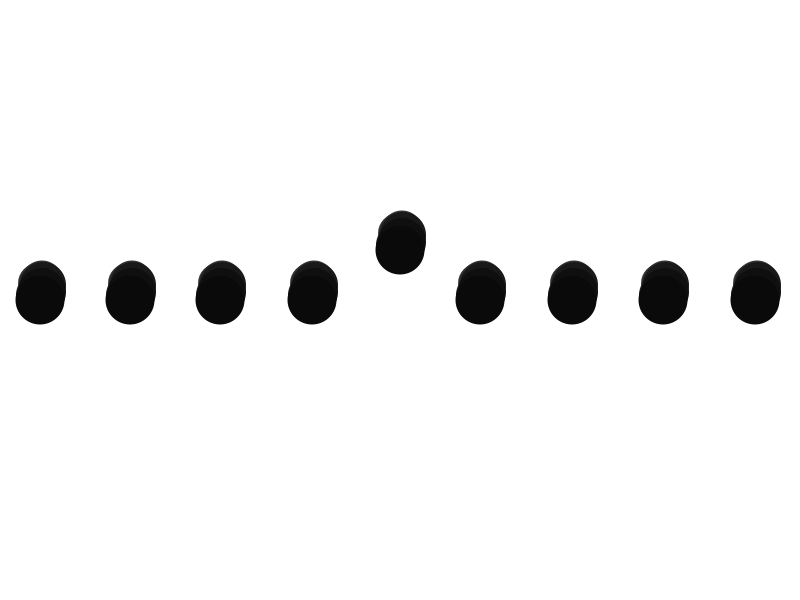
Frame 1 (no input)
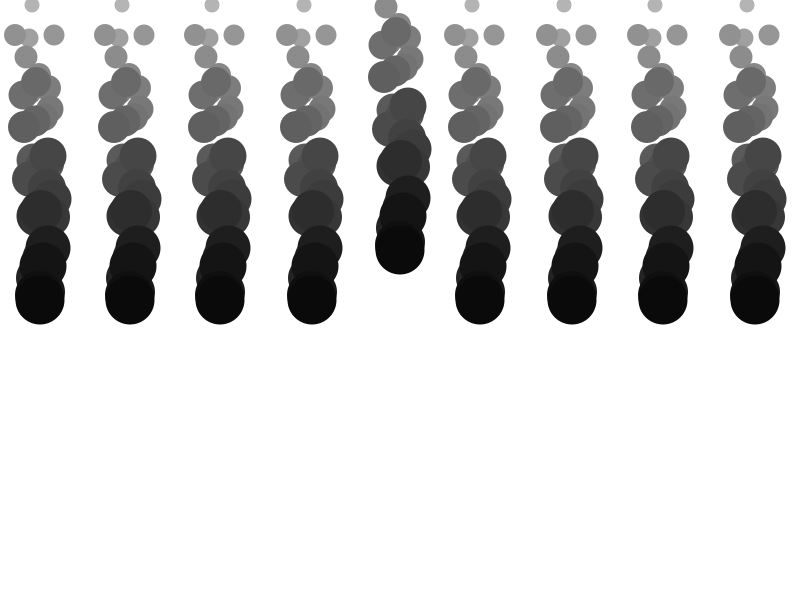
Frame 60 (the mouse pressed at the canvas centre just before this capture)
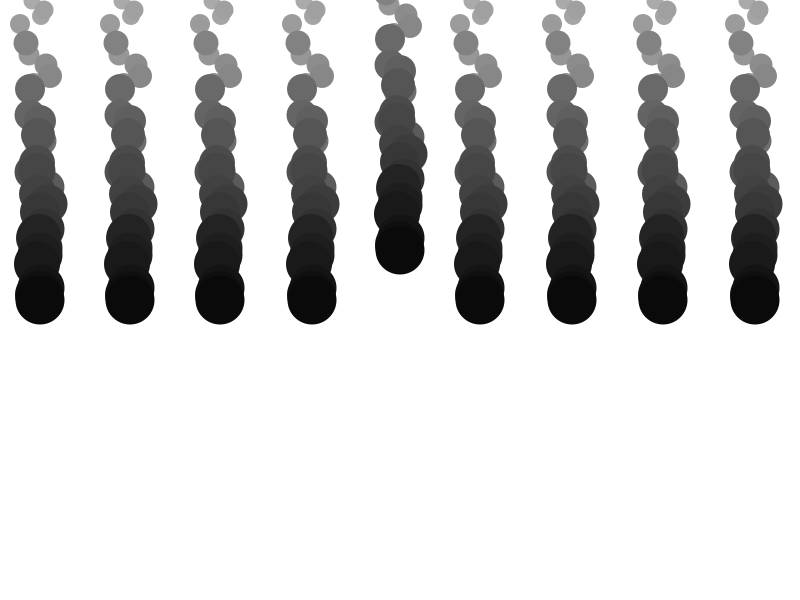
Frame 120 (the mouse held since frame 60 and released just before this capture)

The Processing sketch that drew these frames (run headless with seeded random() and noise(); from frame 60 on, the mouse is pressed at the canvas centre):

// Processing sketch: processing_53996
// ── processing_53996.pde

int[] xpos = new int[50];
int[] ypos = new int[50];

void setup() {
  size(800, 600);
  smooth();

  for (int i = 0; i < 50; i++) {
    xpos[i] = 0; 
    ypos[i] = 0;
  }

}

void draw() {
  background(255);
  for (int i = 0; i < 49; i++) {
    xpos[i] = xpos[i+1]; 
    ypos[i] = ypos[i+1];
    ypos[i]-=(int)random(20);
    xpos[i]-=(int)random(-4, 4);
  }


  for (int i = 0; i < 50; i++) {
    noStroke();
    
    fill(255-i*5);
    ellipse(xpos[i]+40, ypos[i]+300, i, i );
    ellipse(xpos[i]+130, ypos[i]+300, i, i );
    ellipse(xpos[i]+220, ypos[i]+300, i, i );
    ellipse(xpos[i]+312, ypos[i]+300, i, i );
    //shamas
    ellipse(xpos[i]+400, ypos[i]+250, i, i );
    ellipse(xpos[i]+480, ypos[i]+300, i, i );
    ellipse(xpos[i]+572, ypos[i]+300, i, i );
    ellipse(xpos[i]+663, ypos[i]+300, i, i );
    ellipse(xpos[i]+755, ypos[i]+300, i, i );
  }
}
